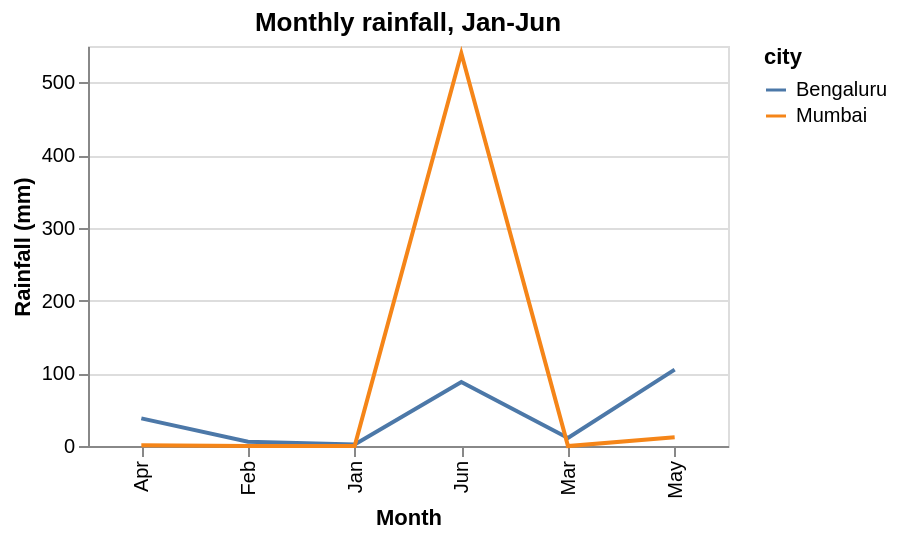

Source (notebook cell):
### Markdown cell above
## Example 4: a line chart with grouped series

Same shape as Example 3, but `mark` is `line`, so the translator emits `ax.plot` per group.

### Code cell
spec_line = {
    "data": {"values": [
        {"month": "Jan", "city": "Bengaluru", "rainfall_mm": 2},
        {"month": "Feb", "city": "Bengaluru", "rainfall_mm": 6},
        {"month": "Mar", "city": "Bengaluru", "rainfall_mm": 11},
        {"month": "Apr", "city": "Bengaluru", "rainfall_mm": 38},
        {"month": "May", "city": "Bengaluru", "rainfall_mm": 105},
        {"month": "Jun", "city": "Bengaluru", "rainfall_mm": 88},
        {"month": "Jan", "city": "Mumbai", "rainfall_mm": 0},
        {"month": "Feb", "city": "Mumbai", "rainfall_mm": 0},
        {"month": "Mar", "city": "Mumbai", "rainfall_mm": 0},
        {"month": "Apr", "city": "Mumbai", "rainfall_mm": 1},
        {"month": "May", "city": "Mumbai", "rainfall_mm": 12},
        {"month": "Jun", "city": "Mumbai", "rainfall_mm": 540},
    ]},
    "mark": "line",
    "encoding": {
        "x": {"field": "month", "type": "ordinal", "title": "Month"},
        "y": {"field": "rainfall_mm", "type": "quantitative", "title": "Rainfall (mm)"},
        "color": {"field": "city", "type": "nominal"},
    },
    "title": "Monthly rainfall, Jan-Jun",
}

show_side_by_side(spec_line)

### Figure 1 — Vega-Lite specification as saved in the notebook (floating-point values rounded to 4 significant figures)
{"config": {"view": {"continuousWidth": 300, "continuousHeight": 300}}, "data": {"name": "data-debd3de6941f4599e574c99f72268303"}, "mark": "line", "encoding": {"color": {"field": "city", "type": "nominal"}, "x": {"field": "month", "title": "Month", "type": "ordinal"}, "y": {"field": "rainfall_mm", "title": "Rainfall (mm)", "type": "quantitative"}}, "height": 200, "title": "Monthly rainfall, Jan-Jun", "width": 320, "$schema": "https://vega.github.io/schema/vega-lite/v6.1.0.json", "datasets": {"data-debd3de6941f4599e574c99f72268303": [{"month": "Jan", "city": "Bengaluru", "rainfall_mm": 2}, {"month": "Feb", "city": "Bengaluru", "rainfall_mm": 6}, {"month": "Mar", "city": "Bengaluru", "rainfall_mm": 11}, {"month": "Apr", "city": "Bengaluru", "rainfall_mm": 38}, {"month": "May", "city": "Bengaluru", "rainfall_mm": 105}, {"month": "Jun", "city": "Bengaluru", "rainfall_mm": 88}, {"month": "Jan", "city": "Mumbai", "rainfall_mm": 0}, {"month": "Feb", "city": "Mumbai", "rainfall_mm": 0}, {"month": "Mar", "city": "Mumbai", "rainfall_mm": 0}, {"month": "Apr", "city": "Mumbai", "rainfall_mm": 1}, {"month": "May", "city": "Mumbai", "rainfall_mm": 12}, {"month": "Jun", "city": "Mumbai", "rainfall_mm": 540}]}}
